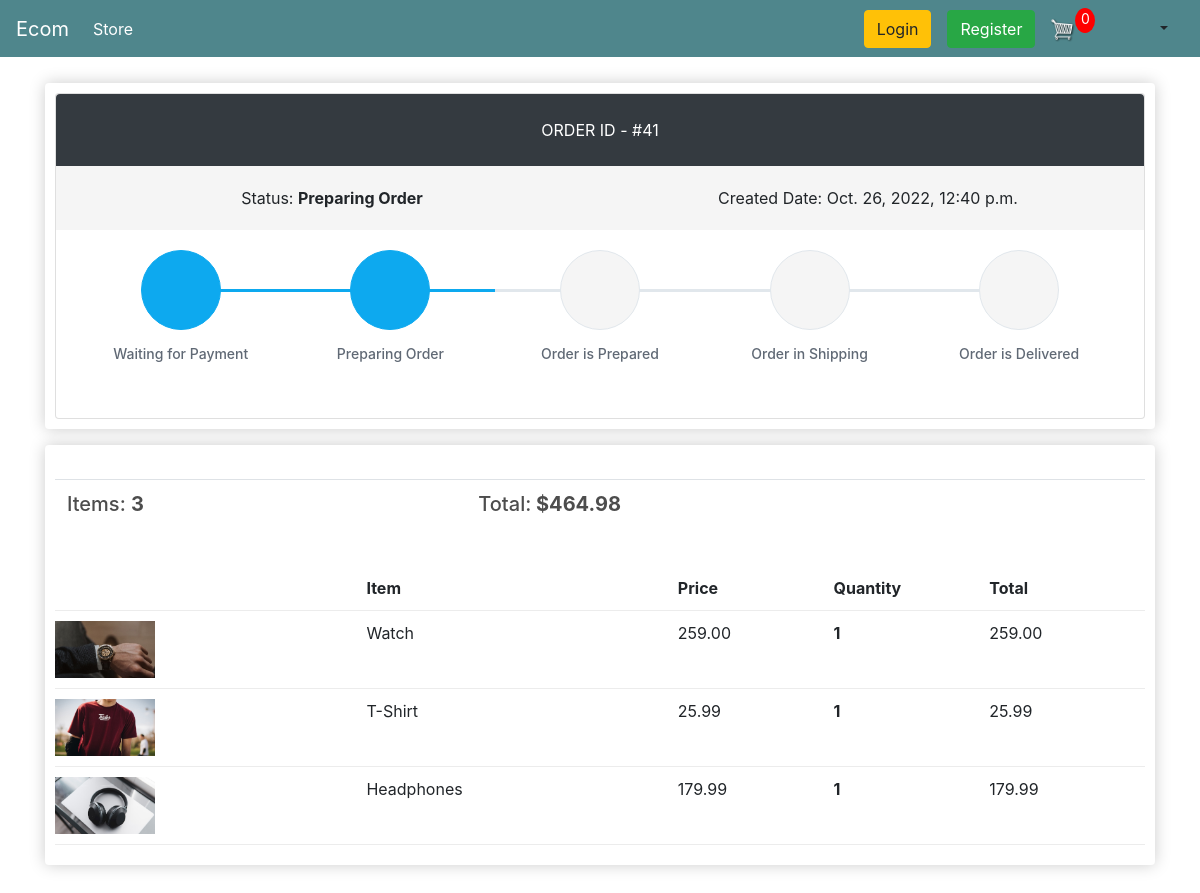
The app's page /order-details/41, older data.
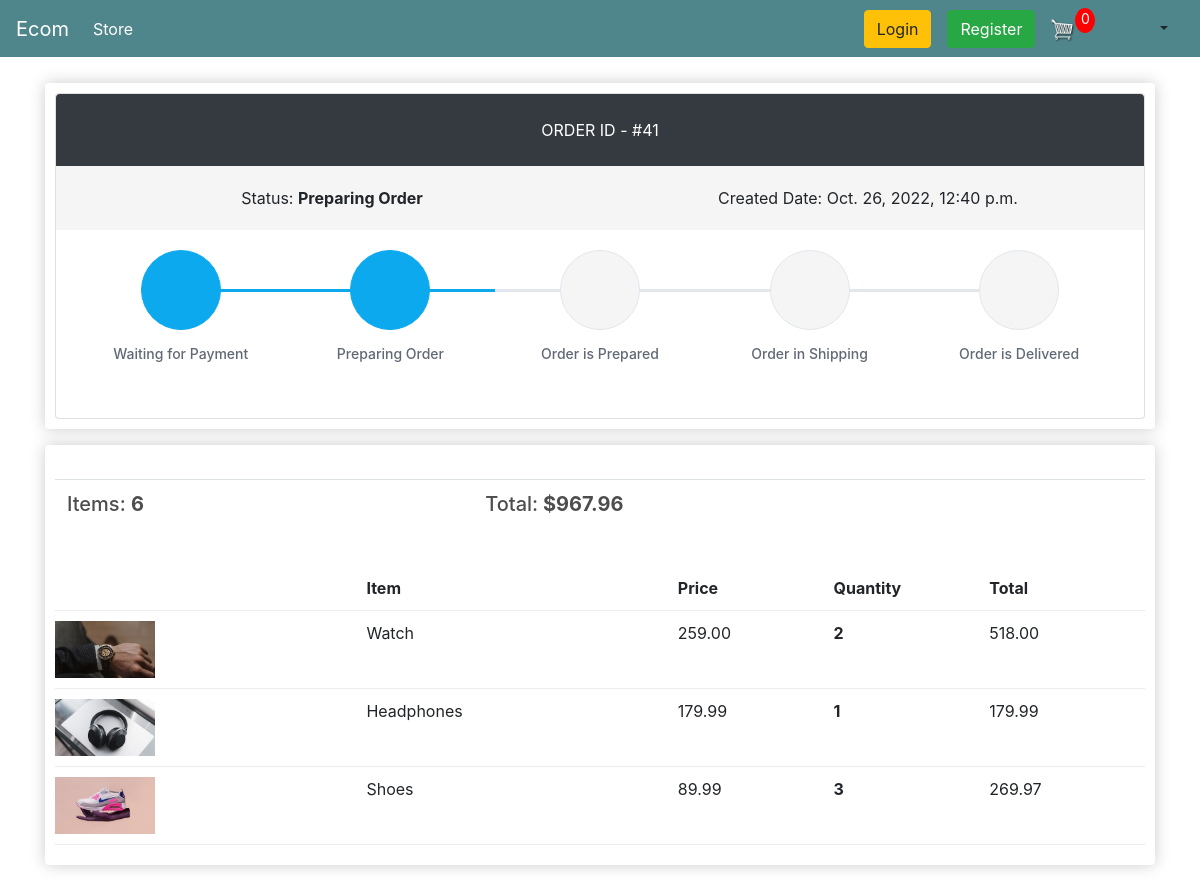
The same page, newer data.
### store/models.py (models this page shows, shortened)
class Order(models.Model):
    STATUS_CHOICES = (
        (0, 'Waiting for Payment'),
        (1, 'Preparing Order'),
        (2, 'Order is Prepared'),
        (3, 'Order in Shipping'),
        (4, 'Order is Delivered'),
        (5, 'Cancelled')
    )
    PAYMENT_OPTION_CHOICES = (
        ('Cash On Delivery', 'Cash On Delivery'),
        ('Bkash', 'Bkash'),
    )
    customer = models.ForeignKey(Customer, on_delete=models.SET_NULL, null=True, blank=True)
    order_status = models.IntegerField('Order Status', choices=STATUS_CHOICES, default=0)
    payment_option = models.CharField('Payment Options', choices=PAYMENT_OPTION_CHOICES, max_length=20, default='Cash On Delivery')
    created = models.DateTimeField('Created in', auto_now_add=True)
    modified = models.DateTimeField('Modified in', auto_now=True)
    transaction_id = models.CharField(max_length=100, null=True)
    class Meta:
        verbose_name = 'Order'
        ordering = ('-created',)
    @property
    def get_order_total(self):
        order_items = self.orderitem_set.all()
        total = sum([item.get_total for item in order_items])
        return total
    @property
    def get_number_of_items(self):
        order_items = self.orderitem_set.all()
        total = sum([item.quantity for item in order_items])
        return total

class OrderItem(models.Model):
    product = models.ForeignKey(Product, on_delete=models.SET_NULL, null=True, blank=True)
    order = models.ForeignKey(Order, on_delete=models.SET_NULL, null=True, blank=True)
    quantity = models.IntegerField(default=0, null=True, blank=True)
    date_added = models.DateTimeField(auto_now_add=True)
    def __str__(self) -> str:
        return f'OrderItem ID: {self.id}  ->   Name: {self.product.name}'
    @property
    def get_total(self):
        return self.quantity * self.product.price

class Product(models.Model):
    name = models.CharField(max_length=200, null=True)
    price = models.FloatField()
    discount_price = models.FloatField(default=0.0)
    digital = models.BooleanField(default=False, null=True, blank=True)
    image = models.ImageField(null=True, blank=True)
    @property
    def imageURL(self):
        try:
            url = self.image.url
        except:
            url = ''
        return url

### customers/views.py (the view)
# urls.py: path('order-details/<int:pk>', customer_views.OrderDetailView.as_view(), name = 'order-details'),
class OrderDetailView(DetailView):
    login_required = True
    template_name: str = "customers/order-details.html"
    context_object_name: str = "order"
    model = Order
    def get_context_data(self,*args, **kwargs):
        context = super(OrderDetailView, self).get_context_data(*args,**kwargs)
        context['items'] = self.items
        context['noOfCartItems'] = self.noOfCartItems
        context['trackInfoList'] = self.trackInfoList
        return context
    def get(self, request, *args, **kwargs):
        self.cookieData = cartData(request = request)
        self.noOfCartItems = self.cookieData['noOfCartItems']
        self.order_id = self.kwargs.get('pk')
        self.items = OrderItem.objects.filter(order__id = self.order_id)
        orders = Order.objects.filter(id = self.order_id)
        self.trackInfoList = getTrackInfoList(orders[0].order_status)
        print(f'order_id = {self.order_id}  items = {self.items},  noOfCartItems = {self.noOfCartItems}')
        return super(OrderDetailView, self).get(request, *args, **kwargs)

### store/utils.py (called while the page is built, shortened)
def cookieCart(request):
    try:
        temp_cart = json.loads(request.COOKIES['cart'])
    except:
        temp_cart = {}
    print('temp_cart: ', temp_cart)
    items = []
    cart = {
        'get_cart_total': 0,
        'get_checked_item_count': 0,
        'shipping': False
    }
    noOfCartItems = 0
    return {
        'noOfCartItems': noOfCartItems,
        'cart': cart,
        'items': items
    }

def cartData(request):
    if request.user.is_authenticated:
        customer = request.user.customer
        cart, created = Cart.objects.get_or_create(customer = customer)
        items = cart.cartitem_set.all()
        noOfCartItems = cart.get_all_cart_item_count
    else:
        cookieData = cookieCart(request = request)
        noOfCartItems = cookieData['noOfCartItems']
        cart = cookieData['cart']
        items = cookieData['items']
    return {
        'noOfCartItems': noOfCartItems,
        'cart': cart,
        'items': items
    }

### templates/customers/order-details.html (shortened to what this page needs)
{% extends 'store/main.html' %}
{% load static %}
{% block content %}
    <div class="row">
        <div class="col-lg-12">
            <div class="box-element padding-bottom-3x mb-3 mt-3">
                <div class="card">
                  <div class="p-4 text-center text-white text-lg rounded-top" style="background-color:#343a40 !important"><span class="text-uppercase">Order ID - </span><span class="text-medium">#{{ order.id }}</span></div>
                  <div class="d-flex flex-wrap flex-sm-nowrap justify-content-between py-3 px-2 bg-order-overview" style="background-color:#f5f5f5">
                    <div class="w-100 text-center py-1 px-2"><span class="text-medium">Status:</span> <strong>{{ order.get_order_status_display }}</strong></div>
                    <div class="w-100 text-center py-1 px-2"><span class="text-medium">Created Date:</span> {{ order.created }}</div>
                  </div>
                  <div class="card-body">
                    <div class="steps d-flex flex-wrap flex-sm-nowrap justify-content-between padding-top-2x padding-bottom-1x">
                        {% for trackInfo in trackInfoList %}
                            {% if trackInfo.is_completed %}
                            <div class="step completed">
                            {% else %}
                            <div class="step">
                            {% endif %}
                                <div class="step-icon-wrap">
                                <div class="step-icon"><i class="{{ trackInfo.icon }}"></i></div>
                                </div>
                                <h4 class="step-title">{{ trackInfo.title }}</h4>
                            </div>
                        {% endfor%}
                    </div>
                  </div>
                </div>
            </div>
            <div class="box-element mb-5">
                <br>
                <table class="table">
                    <tr>
                        <th><h5>Items: <strong>{{ order.get_number_of_items }} </strong></h5></th>
                        <th><h5>Total:<strong> ${{order.get_order_total|floatformat:2}} </strong></h5></th>
                    </tr>
                </table>
                <br/>
                <div class="cart-row">
                    <div style="flex:2"></div>
                    <div style="flex:2"><strong>Item</strong></div>
                    <div style="flex:1"><strong>Price</strong></div>
                    <div style="flex:1"><strong>Quantity</strong></div>
                    <div style="flex:1"><strong>Total</strong></div>
                </div>
                {% for item in items %}
                    <div class="cart-row">
                        <div style="flex:2"><img class="row-image" src="{{item.product.imageURL}}"></div>
                        <div style="flex:2"><p>{{item.product.name}}</p></div>
                        <div style="flex:1"><p>{{item.product.price|floatformat:2}} </p></div>
                        <div style="flex:1">
                            <p class="quantity">{{item.quantity}}</p>
                        </div>
                        <div style="flex:1"><p>{{item.get_total|floatformat:2}} </p></div>
                    </div>
                {% endfor %}
            </div>
        </div>
    </div>
    <link rel="stylesheet" type="text/css" href="{% static 'css/order-details.css' %}">
    <link rel="stylesheet" href="https://cdn.jsdelivr.net/npm/pixeden-stroke-7-icon@1.2.3/pe-icon-7-stroke/dist/pe-icon-7-stroke.min.css">
    <link href="https://cdn.jsdelivr.net/npm/bootstrap@4.4.1/dist/css/bootstrap.min.css" rel="stylesheet">
{% endblock content %}

### templates/store/main.html (shortened to what this page needs)
<!DOCTYPE html>
{% load static %}
<html>
    <head>
           <link rel="stylesheet" href="https://stackpath.bootstrapcdn.com/bootstrap/4.4.1/css/bootstrap.min.css">
           <link rel="stylesheet" type="text/css" href="{% static 'css/main.css' %}">
            <link href="https://cdn.jsdelivr.net/npm/bootstrap@4.4.1/dist/css/bootstrap.min.css" rel="stylesheet">
            <link rel="stylesheet" href="https://cdn.jsdelivr.net/npm/pixeden-stroke-7-icon@1.2.3/pe-icon-7-stroke/dist/pe-icon-7-stroke.min.css">
    </head>
    <body>
        <nav class="navbar navbar-expand-lg navbar-dark bg-dark" style="background-color:#4f868c !important">
            <a class="navbar-brand" href="{% url 'store' %}">Ecom</a>
            <div class="collapse navbar-collapse" id="navbarSupportedContent">
                <ul class="navbar-nav mr-auto">
                    <li class="nav-item active">
                        <a class="nav-link" href="{% url 'store' %}">Store <span class="sr-only">(current)</span></a>
                    </li>
                </ul>
                <div class="form-inline my-2 my-lg-0">
                    {% if user.is_authenticated %}
                        <a href={%url 'logout'%} class="btn btn-warning">Logout</a>
                        {% comment %} <a class="nav-item nav-link" href={%url 'logout'%}>Logout</a> {% endcomment %}
                    {% else %}
                        <a href={%url 'login'%} class="btn btn-warning mr-3">Login</a>
                        <a href={%url 'register'%} class="btn btn-success">Register</a>
                    {% endif %}
                    <a href="{% url 'cart' %}">
                        <img  id="cart-icon" src="{% static 'images/cart.png' %}">
                    </a>
                    <p id="cart-total">{{ noOfCartItems }}</p>
                </div>
                <div class="nav-item dropdown p-0 m-0">
                    <a class="nav-link dropdown-toggle" role="button" data-toggle="dropdown" aria-haspopup="true" aria-expanded="false">
                    </a>
                </div>
            </div>
        </nav>
         <div class="container">
            {% block content %}
            {% endblock content %}
         </div>
    </body>
</html>

### static/css/main.css (style rules this page uses)
body { background-color: hsl(0, 0%, 98%); }
h1,h2,h3,h4,h5,h6 { color:hsl(0, 0%, 30%); }
.box-element { box-shadow:hsl(0, 0%, 80%) 0 0 16px; background-color: #fff; border-radius: 4px; padding: 10px; }
.bg-dark { background-color: #4f868c!important; }
#cart-icon { width:25px; display: inline-block; margin-left: 15px; }
#cart-total { display: block; text-align: center; color:#fff; background-color: red; width: 20px; height: 25px; border-radius: 50%; font-size: 14px; }
.col-lg-4, .col-lg-6, .col-lg-8, .col-lg-12 { margin-top: 10px; }
.btn { border-radius: 0; }
.row-image { width: 100px; }
.cart-row { display: flex; align-items: flex-stretch; padding-bottom: 10px; margin-bottom: 10px; border-bottom: 1px solid #ececec; }
.quantity { display: inline-block; font-weight: 700; padding-right:10px; }

### static/css/order-details.css (style rules this page uses)
.steps .step { display: block; width: 100%; margin-bottom: 35px; text-align: center }
.steps .step .step-icon-wrap { display: block; position: relative; width: 100%; height: 80px; text-align: center }
.steps .step .step-icon-wrap::before, .steps .step .step-icon-wrap::after { display: block; position: absolute; top: 50%; width: 50%; height: 3px; margin-top: -1px; background-color: #e1e7ec; content: ''; z-index: 1 }
.steps .step .step-icon-wrap::before { left: 0 }
.steps .step .step-icon-wrap::after { right: 0 }
.steps .step .step-icon { display: inline-block; position: relative; width: 80px; height: 80px; border: 1px solid #e1e7ec; border-radius: 50%; background-color: #f5f5f5; color: #374250; font-size: 38px; line-height: 81px; z-index: 5 }
.steps .step .step-title { margin-top: 16px; margin-bottom: 0; color: #606975; font-size: 14px; font-weight: 500 }
.steps .step:first-child .step-icon-wrap::before { display: none }
.steps .step:last-child .step-icon-wrap::after { display: none }
.steps .step.completed .step-icon-wrap::before, .steps .step.completed .step-icon-wrap::after { background-color: #0da9ef }
.steps .step.completed .step-icon { border-color: #0da9ef; background-color: #0da9ef; color: #fff }
.bg-faded, .bg-order-overview { background-color: #f5f5f5 !important; }

Row changes from the older to the newer data that the page shows:
removed OrderItem: product.imageURL (picture), product.name "T-Shirt", product.price "25.99", quantity "1", get_total "25.99"
changed Order "Preparing Order": get_number_of_items "3" → "6"; get_order_total "464.98" → "967.96"
changed OrderItem "Watch": quantity "1" → "2"; get_total "259.00" → "518.00"
added OrderItem: product.imageURL (picture), product.name "Shoes", product.price "89.99", quantity "3", get_total "269.97"
